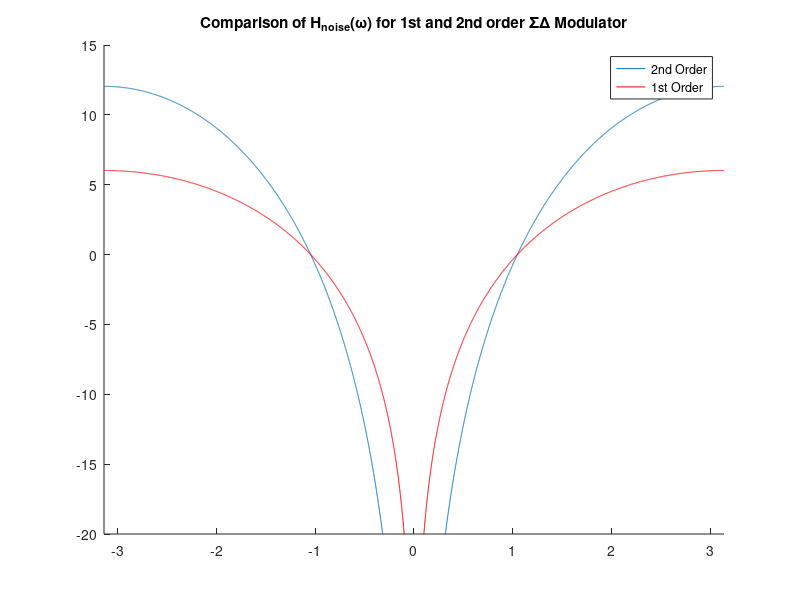

The MATLAB source for this figure:
%% Homework 6.20

w = -pi:0.001:pi;
Hn_order2 = 1 - 2*exp(-1i*w)+ exp(1i*-2*w);
Hn_order1 = 1 - 1*exp(-1i*w);

figure; hold on;
plot(w, 20*log10(abs(Hn_order2)))
plot(w, 20*log10(abs(Hn_order1)), 'r')
title('Comparison of H_n_o_i_s_e(\omega) for 1st and 2nd order \Sigma\Delta Modulator')
legend('2nd Order', '1st Order');
axis([-pi pi -20 15]) 
